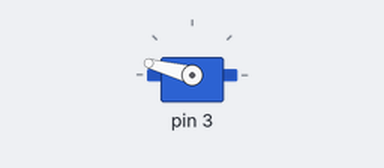
Simulated run of this sketch. Board: Arduino Uno, built with avr-gcc and run on an emulated ATmega328P. Shown: servo.

Above: at 0.05 s.
Timing chart, 0 to 4.6 s (numbered marks = the images above):
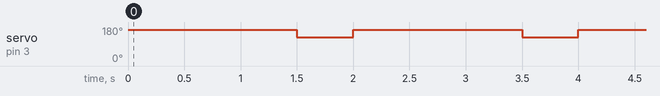

Measured:
- by itself, servo on pin 3: alternates 165° for 1.5 s and 125° for 0.50 s

The sketch:

Claw.ino
```cpp
#include "Claw.h"

#define Pclaw 3
Claw aClaw(Pclaw);

void setup() {
  Serial.begin(9600);
  aClaw.initC();
}

void loop() {
  aClaw.closeC();
  delay(1000);
  aClaw.openC();
}
```

Claw.cpp
```cpp
#include "Claw.h"
#include "Servo.h"

Servo aServo;

Claw::Claw(int pin){
  this->pin = pin;
}

void Claw::initC() {
  aServo.attach(pin);
}

void Claw::closeC() {
  aServo.write(165);
  delay(500);
}

void Claw::openC() {
  aServo.write(125);
  delay(500);
}
```

Claw.h
```cpp
#ifndef CLAW_H
#define CLAW_H

#include <Arduino.h>
#include <Wire.h>

class Claw {
  private:
  public:
    int pin;
    Claw() {}
    Claw(int pin);
    void initC();
    void openC();
    void closeC();
};

#endif
```
